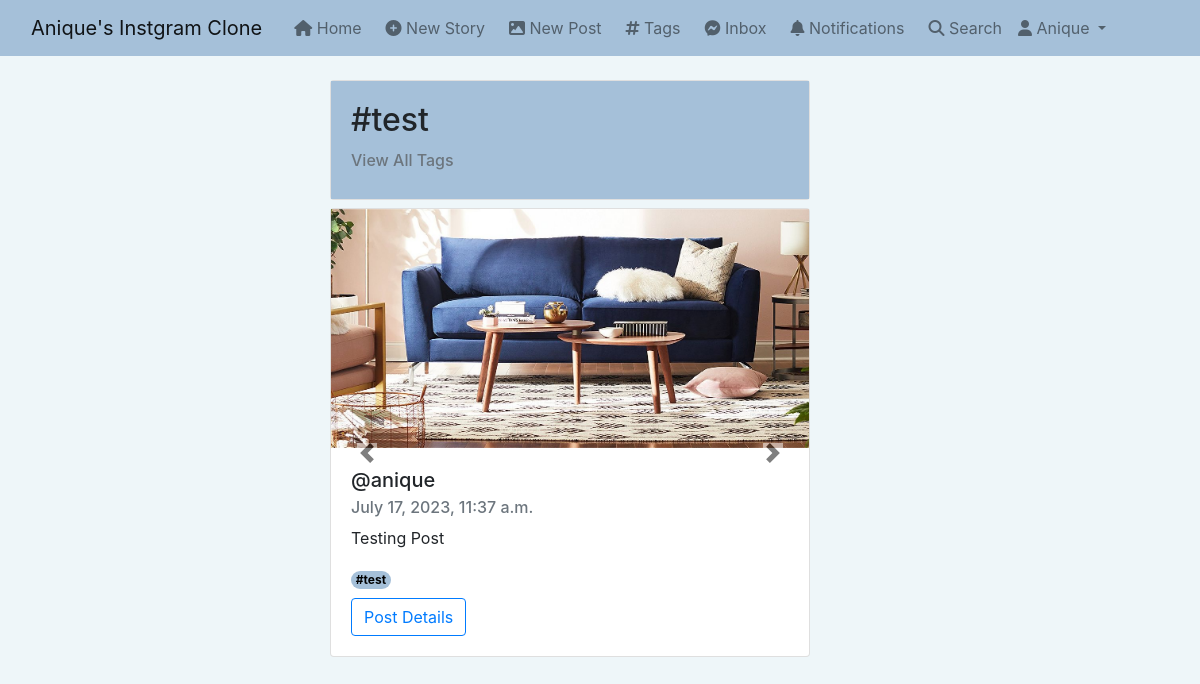
The page /tag/test (signed in) on the database its author committed.
### post/models.py (models this page shows, shortened)
class Tag(models.Model):
    title = models.CharField(max_length=50,verbose_name='Tag')
    slug = models.SlugField(blank=True)
    class Meta:
        verbose_name_plural='Tags'
    def __str__(self):
        return self.title
    def get_absolute_url(self):
        return reverse("tag_posts", args=[self.slug])

class PostFileContent(models.Model):
    user = models.ForeignKey(User,on_delete=models.CASCADE,related_name='content_owner')
    file = models.FileField(upload_to=user_directory_path)

class Post(models.Model):
    id = models.UUIDField(primary_key=True,default=uuid.uuid4,editable=False)
    content = models.ManyToManyField(PostFileContent,related_name='contents')
    caption = models.TextField(max_length=9000,verbose_name='Caption')
    posted = models.DateTimeField(auto_now_add=True)
    tags = models.ManyToManyField(Tag,related_name='tags')
    user = models.ForeignKey(User,on_delete=models.CASCADE)
    likes = models.IntegerField(default=0)
    def get_absolute_url(self):
        return reverse("post_details", args=[str(self.id)])

### post/views.py (the view)
# urls.py: path('tag/<slug:tag_slug>',views.tag_posts,name='tag_posts'),
@login_required
def tag_posts(request,tag_slug):
    tag = Tag.objects.filter(slug=tag_slug).first()
    posts = Post.objects.filter(tags=tag).order_by('-posted')
    context = {
        "posts":posts,
        'tag':tag,
    }
    return render(request,'post/tag_posts.html',context)

### django_instagram_clone/templates/post/tag_posts.html (shortened to what this page needs)
{% extends 'base.html' %} {% load static %} {% block stylesheet %}
<link rel="stylesheet" href="{% static 'css/index.css' %}" />
{% endblock stylesheet %} {% block content %}
<div class="container">
  <div class="row">
    <div class="col-md-8 offset-md-3 mt-4">
      <div class="card mb-2" style="width: 30rem">
        <div class="card-body" style="background-color: #a5c0d9">
          <h2 class="card-title">#{{tag.title}}</h2>
          <a class="card-subtitle mt-2 text-muted" href="{% url 'tags' %}"
            ><h6>View All Tags</h6></a
          >
        </div>
      </div>
    </div>
  </div>
</div>
{% for post in posts %}
<div class="container">
  <div class="row">
    <div class="col-md-8 offset-md-3">
      <div class="card mb-2" style="width: 30rem">
        {% if post.content.all.count == 1 %}
        {% if post.content.first.file.name|slice:'-3:'|lower == 'jpg' or post.content.first.file.name|slice:'-3:'|lower == 'png' %}
        <img
          src="{{post.content.first.file.url}}"
          class="card-img-top"
          alt="..."
        />
        {% else %}
        <video
          id="my-video"
          width="475"
          height="400"
          controls="controls"
          preload="metadata"
          src="{{post.content.first.file.url}}#t=0.5"
          type="video/mp4"
        ></video>
        {% endif %} {% else %}
        <div
          id="carouselExampleControls{{post.id}}"
          data-interval="false"
          class="carousel slide"
          data-bs-ride="carousel"
        >
          <div class="carousel-inner">
            {% for file in post.content.all %}
            <div
              class="carousel-item {% if post.content.first.file.name == file.file.name %}active{% endif %}"
            >
              {% if file.file.name|slice:'-3:'|lower == 'jpg' or file.file.name|slice:'-3:'|lower == 'png'%}
              <img src="{{file.file.url}}" class="d-block w-100" alt="..." />
              {% endif %}
            </div>
            {% endfor %}
          </div>
          <button
            style="margin-top: 50%; height: 10px"
            class="carousel-control-prev"
            type="button"
            data-bs-target="#carouselExampleControls{{post.id}}"
            data-bs-slide="prev"
          >
            <span class="carousel-control-prev-icon" aria-hidden="true"></span>
          </button>
          <button
            style="margin-top: 50%; height: 10px"
            class="carousel-control-next"
            type="button"
            data-bs-target="#carouselExampleControls{{post.id}}"
            data-bs-slide="next"
          >
            <span
              class="carousel-control-next-icon"
              style="color: blueviolet"
              aria-hidden="true"
            ></span>
          </button>
        </div>
        {% endif %}
        <div class="card-body">
          <h5 class="card-title">@{{post.user.username}}</h5>
          <h6 class="card-subtitle mb-2 text-muted">{{post.posted}}</h6>
          <p class="card-text">
            {% if post.caption|wordcount > 30 %}
              {{post.caption|truncatewords:29}}
            {% else %}
              {{post.caption}}
            {% endif %}
          </p>
          {% for tag in post.tags.all %}
          <a href="{{tag.get_absolute_url}}">
            <span
              class="badge rounded-pill"
              style="background-color: #a5c0d9; color: black"
              >#{{tag}}</span
            ></a
          >{% endfor %} <br />
          <a
            href="{{post.get_absolute_url}}"
            class="btn btn-outline-primary mt-2"
            >Post Details</a
          >
        </div>
      </div>
    </div>
  </div>
</div>
{% endfor %}
{% endblock content %}

### django_instagram_clone/templates/base.html (shortened to what this page needs)
{% load static %}
<!DOCTYPE html>
<html lang="en">
  <head>
    <link
      href="https://cdn.jsdelivr.net/npm/bootstrap@5.0.2/dist/css/bootstrap.min.css"
      rel="stylesheet"
    />
    <link
      rel="stylesheet"
      href="https://cdnjs.cloudflare.com/ajax/libs/font-awesome/6.1.1/css/all.min.css"
    />
    <link
      rel="stylesheet"
      href="https://stackpath.bootstrapcdn.com/bootstrap/4.3.1/css/bootstrap.min.css"
    />
    {% block stylesheet %}{% endblock stylesheet %}
  </head>
  <body style="background-color: #eef6f9">
    <nav
      class="navbar navbar-expand-lg navbar-light"
      style="background-color: #a5c0d9"
    >
      <div class="container-fluid">
        <a class="navbar-brand" href="#">Anique's Instgram Clone</a>
        <div class="collapse navbar-collapse" id="navbarSupportedContent">
          <ul class="navbar-nav me-auto mb-2 mb-lg-0">
            <li class="nav-item ml-2">
              <a class="nav-link" aria-current="page" href="{% url 'index' %}"
                ><i class="fa fa-home"></i> Home</a
              >
            </li>
            <li class="nav-item ml-2">
              <a class="nav-link" href="{% url 'new_story' %}"
                ><i class="fa fa-plus-circle"></i> New Story</a
              >
            </li>
            <li class="nav-item ml-2">
              <a class="nav-link" href="{% url 'new_post' %}"
                ><i class="fa fa-image"></i> New Post</a
              >
            </li>
            <li class="nav-item ml-2">
              <a class="nav-link" href="{% url 'tags' %}"
                ><i class="fa fa-hashtag"></i> Tags</a
              >
            </li>
            <li class="nav-item ml-2">
              <a class="nav-link" href="{% url 'inbox' %}"
                ><i class="fa-brands fa-facebook-messenger"></i> Inbox
              </a>
            </li>
            <li class="nav-item ml-2">
              <a class="nav-link" href="{% url 'notifications' %}"
                ><i class="fa-solid fa-bell"></i> Notifications
              </a>
            </li>
            <li class="nav-item ml-2">
              <a class="nav-link" href="{% url 'search_user' %}"
                ><i class="fa-solid fa-search"></i> Search</a
              >
            </li>
            <li class="nav-item dropdown">
              <a
                class="nav-link dropdown-toggle"
                href="#"
                id="navbarDropdown"
                role="button"
                data-bs-toggle="dropdown"
                aria-expanded="false"
              >
                <i class="fa fa-user"></i> {{request.user.username|capfirst}}
              </a>
            </li>
          </ul>
        </div>
      </div>
    </nav>
    {% block content %}{% endblock content %}
  </body>
</html>

### django_instagram_clone/static/css/index.css (style rules this page uses)
.carousel-control-next, .carousel-control-prev { filter: invert(100%); }
.carousel-control-next-icon, .carousel-control-prev-icon { background-color: black; }

### rows shown on the page
Tag: title "test"
Post: user.username "anique", posted "July 17, 2023, 11:37 a.m.", caption "Testing Post"
PostFileContent: file (picture)

### other values the page prints
{{ request.user.username|capfirst }} "Anique"
